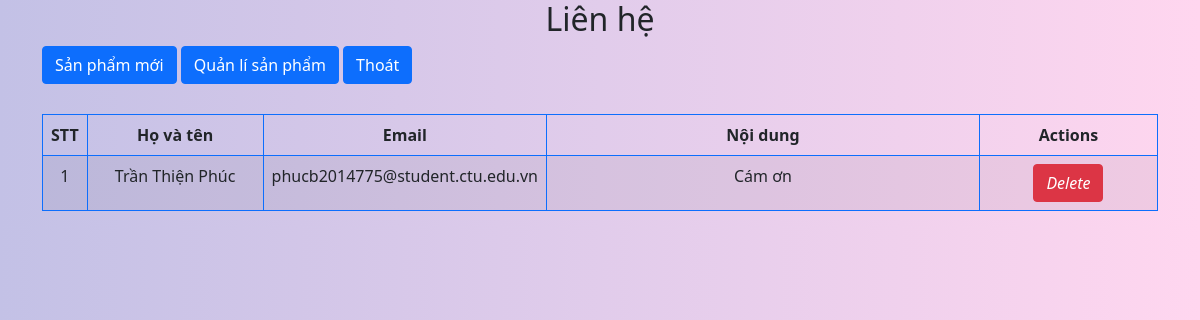
The app's page /view_contact.php with its own data.
### tables this page shows
CREATE TABLE `contacts` (
  `ct_id` int(10) UNSIGNED NOT NULL,
  `name_contact` varchar(255) NOT NULL,
  `email` varchar(255) NOT NULL,
  `notes` varchar(255) NOT NULL,
  `created_at` timestamp NOT NULL DEFAULT current_timestamp(),
  `updated_at` timestamp NOT NULL DEFAULT current_timestamp()
);

### app/Models/contacts.php (called while the page is built, shortened)
<?php
class contact
{
    private $db;
    public function __construct($PDO)
    {
        $this->db = $PDO;
    }
    public function all()
    {
        $contacts = [];
        $statement = $this->db->prepare('SELECT * FROM contacts');
        $statement->execute();
        while ($row = $statement->fetch()) {
            $contact = new contact($this->db);
            $contact->fillFromDB($row);
            $contacts[] = $contact;
        }
        return $contacts;
    }
    protected function fillFromDB(array $row)
    {
        return $this;
    }
}

### public/view_contact.php (the view, shortened to what this page needs)
<?php
require '../app/Models/contacts.php';
require_once __DIR__ . '/../bootstrap.php';
?>
<!DOCTYPE html>
<html lang="en">
<head>
    <link href="https://cdn.jsdelivr.net/npm/bootstrap@5.0.2/dist/css/bootstrap.min.css" rel="stylesheet">
    <link rel="stylesheet" href="https://cdn.jsdelivr.net/npm/bootstrap-icons@1.10.3/font/bootstrap-icons.css">
    <link rel="stylesheet" href="../css/main.css">
</head>
<body>
    <div class="container">
        <section id="inner" class="inner-section section">
            <h2 class="section-heading text-center wow fadeIn" data-wow-duration="1s">Liên hệ</h2>
            <div class="inner-wrapper row">
                <div class="col-md-12">
                    <a href="add_product.php" class="btn btn-primary" style="margin-bottom: 30px;">
                        <i class="fa fa-plus"></i>Sản phẩm mới</a>
                    <a href="admin.php" class="btn btn-primary " style="margin-bottom: 30px;">
                        <i class="fa fa-plus"></i>Quản lí sản phẩm</a>
                    <a href="index.php" class="btn btn-primary " style="margin-bottom: 30px;">
                        <i class="fa fa-plus"></i>Thoát</a>
                    <table id="contacts" class="table table-bordered table-responsive table-striped border-primary" >
                        <div>
                            <thead>
                                <tr class="text-center">
                                    <th>STT</th>
                                    <th class="col-2">Họ và tên</th>
                                    <th class="col-3">Email</th>
                                    <th class="col-5">Nội dung</th>
                                    <th class="col-2">Actions</th>
                                </tr>
                            </thead>
                            <tbody>
                                <?php
                                try {
                                    $contact = new contact($PDO);
                                    $contact = $contact->all();
                                } catch (PDOException $e) {
                                    include('../partials/error.php');
                                    die();
                                }
                                $i = 1;
                                foreach ($contact as $data) :
                                    echo
                                    " <tr class='text-center'>
                                            <td>" . htmlspecialchars($i) . "
                                            <td>" . htmlspecialchars($data->name_contact) . "</td>
                                            <td>" . htmlspecialchars($data->email) . "</td>
                                            <td> " . htmlspecialchars($data->notes) . "</td>
                                            <td>
                                                <button type='submit' class='btn btn-xs btn-danger' name='delete-contact' data-bs-toggle='modal' data-bs-target='#modal_2'>
                                                    <i alt='Delete' class='fa fa-trash'>Delete</i></button>
                                            </td>
                                        </tr>
                                        <div class='modal fade' id='modal_2' tabindex='-1' aria-labelledby='exampleModalLabel' aria-hidden='true'>
                                                            <input type='hidden' name='ct_id' value='" . $data->get_ct_id() . "'>
                                        </div>";
                                    $i++;
                                endforeach;
                                ?>
                            </tbody>
                        </div>
                    </table>
                </div>
            </div>
        </section>
    </div>
</body>

### public/view_contact.php (style rules this page uses)
body, html { background-color: #C3C1E6; background-image: linear-gradient(to right, #C3C1E6, #D2C6E8, #E1CCEB, #F0D1ED, #FFD6EF); }

### records on screen
contacts: name_contact "Trần Thiện Phúc", email "phucb2014775@student.ctu.edu.vn", notes "Cám ơn"
